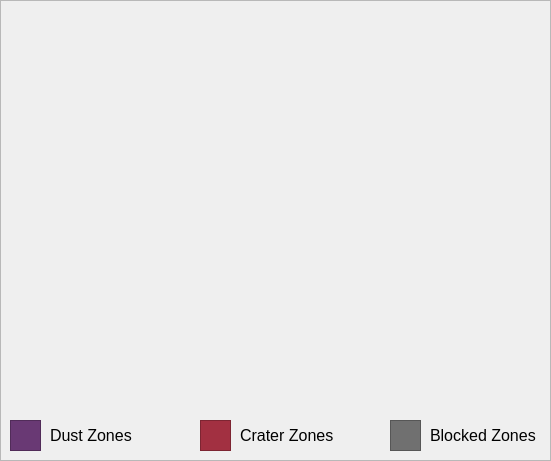
   <widget class="QFrame" name="frame_5">
    <property name="geometry">
     <rect>
      <x>20</x>
      <y>10</y>
      <width>551</width>
      <height>461</height>
     </rect>
    </property>
    <property name="frameShape">
     <enum>QFrame::StyledPanel</enum>
    </property>
    <property name="frameShadow">
     <enum>QFrame::Plain</enum>
    </property>
    <property name="lineWidth">
     <number>4</number>
    </property>
    <widget class="QWidget" name="map_area" native="true">
     <property name="geometry">
      <rect>
       <x>10</x>
       <y>10</y>
       <width>531</width>
       <height>401</height>
      </rect>
     </property>
    </widget>
    <widget class="QFrame" name="dust_zone_frame">
     <property name="geometry">
      <rect>
       <x>10</x>
       <y>420</y>
       <width>31</width>
       <height>31</height>
      </rect>
     </property>
     <property name="styleSheet">
      <string notr="true">background-color: rgb(105, 57, 116)</string>
     </property>
     <property name="frameShape">
      <enum>QFrame::StyledPanel</enum>
     </property>
     <property name="frameShadow">
      <enum>QFrame::Plain</enum>
     </property>
    </widget>
    <widget class="QLabel" name="dust_zone_color_label">
     <property name="geometry">
      <rect>
       <x>50</x>
       <y>420</y>
       <width>101</width>
       <height>31</height>
      </rect>
     </property>
     <property name="font">
      <font>
       <pointsize>12</pointsize>
      </font>
     </property>
     <property name="text">
      <string>Dust Zones</string>
     </property>
    </widget>
    <widget class="QFrame" name="crater_zone_frame">
     <property name="geometry">
      <rect>
       <x>200</x>
       <y>420</y>
       <width>31</width>
       <height>31</height>
      </rect>
     </property>
     <property name="styleSheet">
      <string notr="true">background-color:rgb(162, 48, 65)</string>
     </property>
     <property name="frameShape">
      <enum>QFrame::StyledPanel</enum>
     </property>
     <property name="frameShadow">
      <enum>QFrame::Plain</enum>
     </property>
    </widget>
    <widget class="QLabel" name="crater_zone_color_label">
     <property name="geometry">
      <rect>
       <x>240</x>
       <y>420</y>
       <width>111</width>
       <height>31</height>
      </rect>
     </property>
     <property name="font">
      <font>
       <pointsize>12</pointsize>
      </font>
     </property>
     <property name="text">
      <string>Crater Zones</string>
     </property>
    </widget>
    <widget class="QFrame" name="blocke_zone_frame">
     <property name="geometry">
      <rect>
       <x>390</x>
       <y>420</y>
       <width>31</width>
       <height>31</height>
      </rect>
     </property>
     <property name="styleSheet">
      <string notr="true">background-color:rgb(112, 112, 112)</string>
     </property>
     <property name="frameShape">
      <enum>QFrame::StyledPanel</enum>
     </property>
     <property name="frameShadow">
      <enum>QFrame::Plain</enum>
     </property>
    </widget>
    <widget class="QLabel" name="blocked_zone_color_label">
     <property name="geometry">
      <rect>
       <x>430</x>
       <y>420</y>
       <width>111</width>
       <height>31</height>
      </rect>
     </property>
     <property name="font">
      <font>
       <pointsize>12</pointsize>
      </font>
     </property>
     <property name="text">
      <string>Blocked Zones</string>
     </property>
    </widget>
   </widget>
